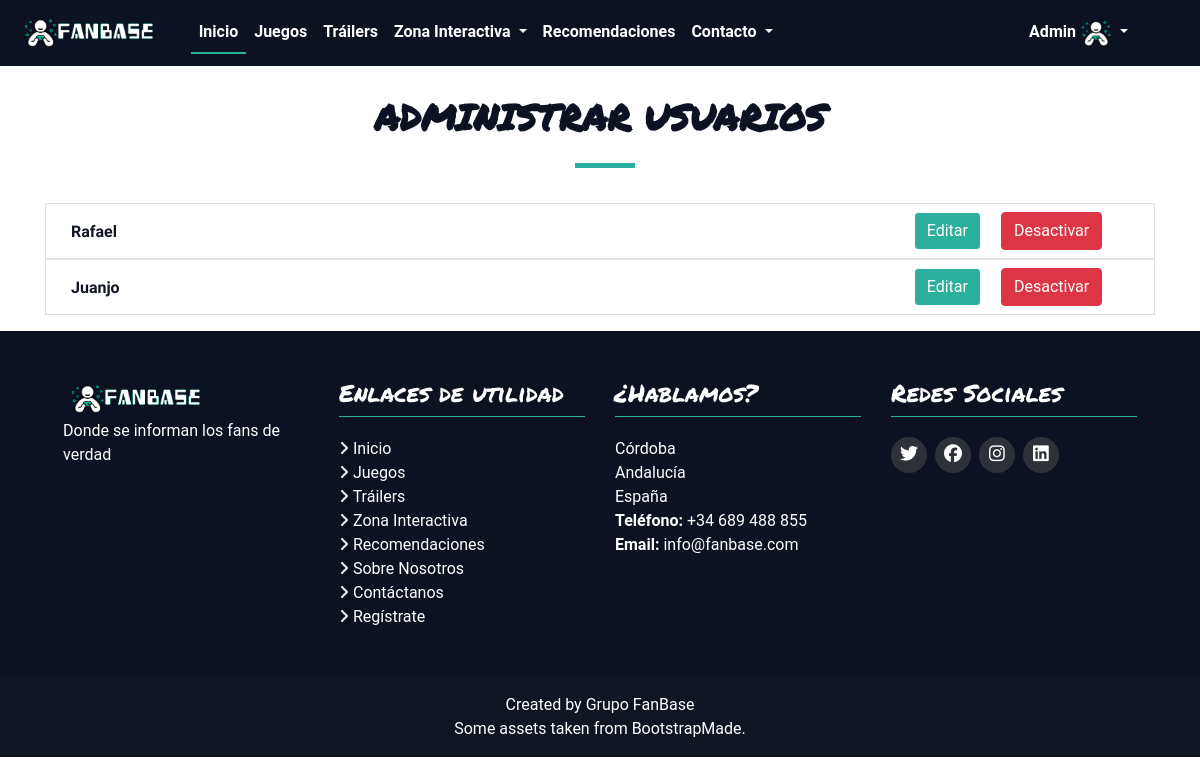
The app's page /adminUsuarios.php (signed in) with its own data.
### tables this page shows
CREATE TABLE `usuario` (
  `id` int(11) NOT NULL,
  `usuario` varchar(50) NOT NULL,
  `nombre` varchar(100) NOT NULL,
  `email` varchar(50) NOT NULL,
  `password` varchar(32) NOT NULL,
  `rango` set('admin','user','editor','') NOT NULL,
  `texto` text NOT NULL,
  `activo` tinyint(1) NOT NULL,
  `imagen` varchar(500) NOT NULL,
  `google_id` longtext NOT NULL
);

### Controller/UsuarioController.php (called while the page is built, shortened)
<?php
require_once 'Model/Usuario.php';
class UsuarioController
{
    public static function findAll()
    {
        try {
            $c = new Conexion();
            $c->setAttribute(PDO::ATTR_ERRMODE, PDO::ERRMODE_EXCEPTION);
        } catch (Exception $ex) {
            die('Error fatal, imposible conectar con la base de datos.');
        }
        $sql = "SELECT * FROM usuario";
        $usuarios = $c->query($sql);
        while ($obj = $usuarios->fetch(PDO::FETCH_OBJ)) {
            $u = new Usuario(
                $obj->usuario,
                $obj->nombre,
                $obj->email,
                $obj->password,
                $obj->rango,
                $obj->texto,
                $obj->activo,
                $obj->imagen
            );
            $u->id = $obj->id;
            $coleccion[] = $u;
        }
        return $coleccion;
    }
}

### Model/Usuario.php (called while the page is built, shortened)
<?php
class Usuario {
    public function __construct($usuario, $nombre, $email, $password, $rango, $texto, $activo,$imagen) {
        $this->usuario = $usuario;
        $this->nombre = $nombre;
        $this->activo = $activo;
    }
    public function __get($name) {
        return $this->$name;
    }
}

### adminUsuarios.php (the view, shortened to what this page needs)
<?php
require_once 'Model/Usuario.php';
require_once 'Controller/UsuarioController.php';
?>
<!DOCTYPE html>
<html lang="es">
<head>
  <?php
  include("includes/head-tag-contents.php");
  ?>
</head>
<body>
  <?php include("includes/navbar.php");
  ?>
  <main class="container">
    <section class="wow fadeInUp recomendaciones">
      <div class="section-header">
        <h2>Administrar Usuarios</h2>
      </div>
      <div class="justify-content-center">
        <ul class="recomendaciones-list">
          <?php
          $usuarios = UsuarioController::findAll();
          ?>
          <?php
          foreach ($usuarios as $usuario) {
            if($usuario->usuario != $_SESSION['usuario']->usuario) {
          ?>
            <li class="border <?php if($usuario->activo == 0) echo 'bg-dark'; ?>">
              <div id="juegos">
                <div class="row">
                  <div class="col-lg-9">
                    <span class="mt-3 <?php if($usuario->activo == 0) echo 'text-white'; ?>"><?php echo $usuario->nombre; ?></span>
                  </div>
                  <div class="col-lg-3">
                    <form class="d-inline" method="POST" action=""><button name="edit" class="btn btn-success m-2" value="<?php echo $usuario->id;?>">Editar</button></form>
                    <?php if($usuario->activo == 1) { ?>
                      <form class="d-inline" method="POST" action=""><button name="disable" class="btn btn-danger m-2" value="<?php echo $usuario->id;?>">Desactivar</button></form>
                    <?php } else { ?>
                      <form class="d-inline" method="POST" action=""><button name="enable" class="btn btn-primary m-2" value="<?php echo $usuario->id;?>">Activar</button></form>
                    <?php } ?>
                  </div>
                </div>
              </div>
            </li>
          <?php
            }
          }
          ?>
        </ul>
      </div>
    </section>
  </main>
  <?php include("includes/footer.php"); ?>
</body>
</html>

### assets/css/resume.css (style rules this page uses)
body { font-family: "Roboto", sans-serif; background-color: #fff; color: #2f3138; }
h1, h2, h3, h4, h5, h6 { font-family: "Permanent Marker", cursive; font-weight: 400; margin: 0 0 20px 0; padding: 0; color: #0d1223; }
.section-header { margin-top: 95px; margin-bottom: 35px; position: relative; padding-bottom: 20px; }
.section-header :before { content: ""; position: absolute; display: block; width: 60px; height: 5px; background: #2ab09c; bottom: 0; left: calc(50% - 25px); }
.section-header h2 { font-size: 36px; text-transform: uppercase; text-align: center; font-weight: 700; margin-bottom: 10px; }
.btn-success { background-color: #2ab09c; border-color: white; }
.recomendaciones .recomendaciones-list { padding: 0; list-style: none; }
.recomendaciones .recomendaciones-list li { border-bottom: 1px solid #ddd; padding-left: 25px; }
.recomendaciones .recomendaciones-list span { display: block; position: relative; font-family: "Raleway", sans-serif; font-size: 16px; line-height: 24px; font-weight: 600; padding-right: 20px; color: #101522; }

### records on screen
usuario: nombre "Rafael", $usuario->id 2 (drawn)
usuario: nombre "Juanjo", $usuario->id 3 (drawn)

### other values on screen
$_SESSION['usuario']->usuario "Admin"
